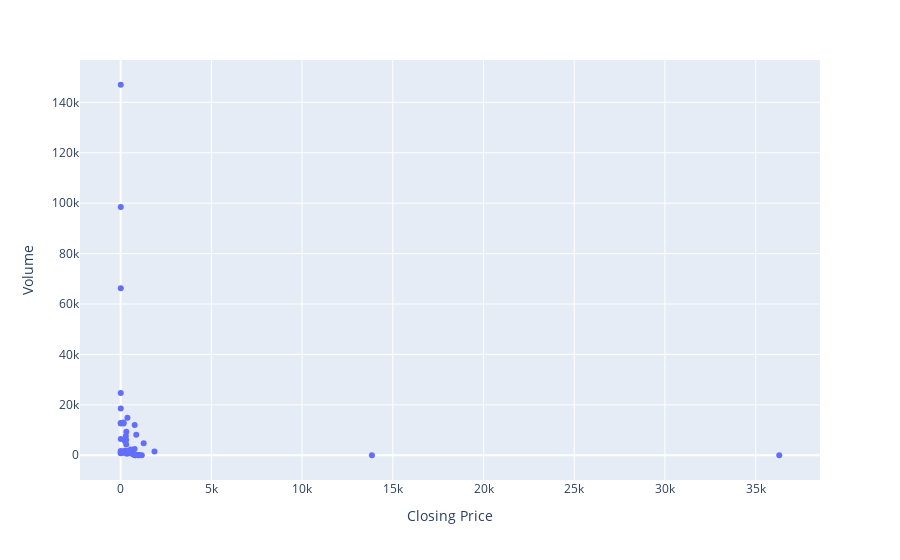

Notebook source saved alongside this figure:
### Code cell
import plotly.express as px

fig = px.scatter(df, x=df["Closing Price"], y=df["Volume"],)
fig.show()

### Figure 1 — Plotly figure (JSON) as saved in the notebook; plotly's stock layout.template omitted (floating-point values rounded to 4 significant figures)
{"data": [{"hovertemplate": "Closing Price=%{x}<br>Volume=%{y}<extra></extra>", "legendgroup": "", "marker": {"color": "#636efa", "symbol": "circle"}, "mode": "markers", "name": "", "orientation": "v", "showlegend": false, "type": "scatter", "x": [771.2, 1166, 8.82, 233.5, 238.1, 8.57, 8.82, 8.17, 386, 13850, 980.6, 826.2, 7.14, 316.2, 990.3, 784.3, 310.7, 629, 150.8, 348, 288, 308.9, 8, 825, 36300.0, 828.9, 11.19, 775, 305.8, 7.85, 862, 9.17, 667.9, 553.9, 7.04, 995, 1045, 8.33, 1866, 227.7, 165, 376, 7.5, 425, 161.4, 376.5, 779, 1270.0, 8.84], "xaxis": "x", "y": [2509, 30, 98486, 5617, 1510, 66300, 146970, 1700, 750, 60, 49, 25, 24710, 9355, 140, 20, 740, 869, 1020, 764, 7600, 4305, 1100, 125, 60, 239, 932, 11972, 6048, 830, 8191, 6438, 370, 2315, 12800, 13, 90, 18587, 1505, 1820, 12633, 1713, 12600, 1073, 13016, 14863, 253, 4739, 1420], "yaxis": "y"}], "layout": {"legend": {"tracegroupgap": 0}, "margin": {"t": 60}, "xaxis": {"anchor": "y", "domain": [0, 1], "title": {"text": "Closing Price"}}, "yaxis": {"anchor": "x", "domain": [0, 1], "title": {"text": "Volume"}}}}
